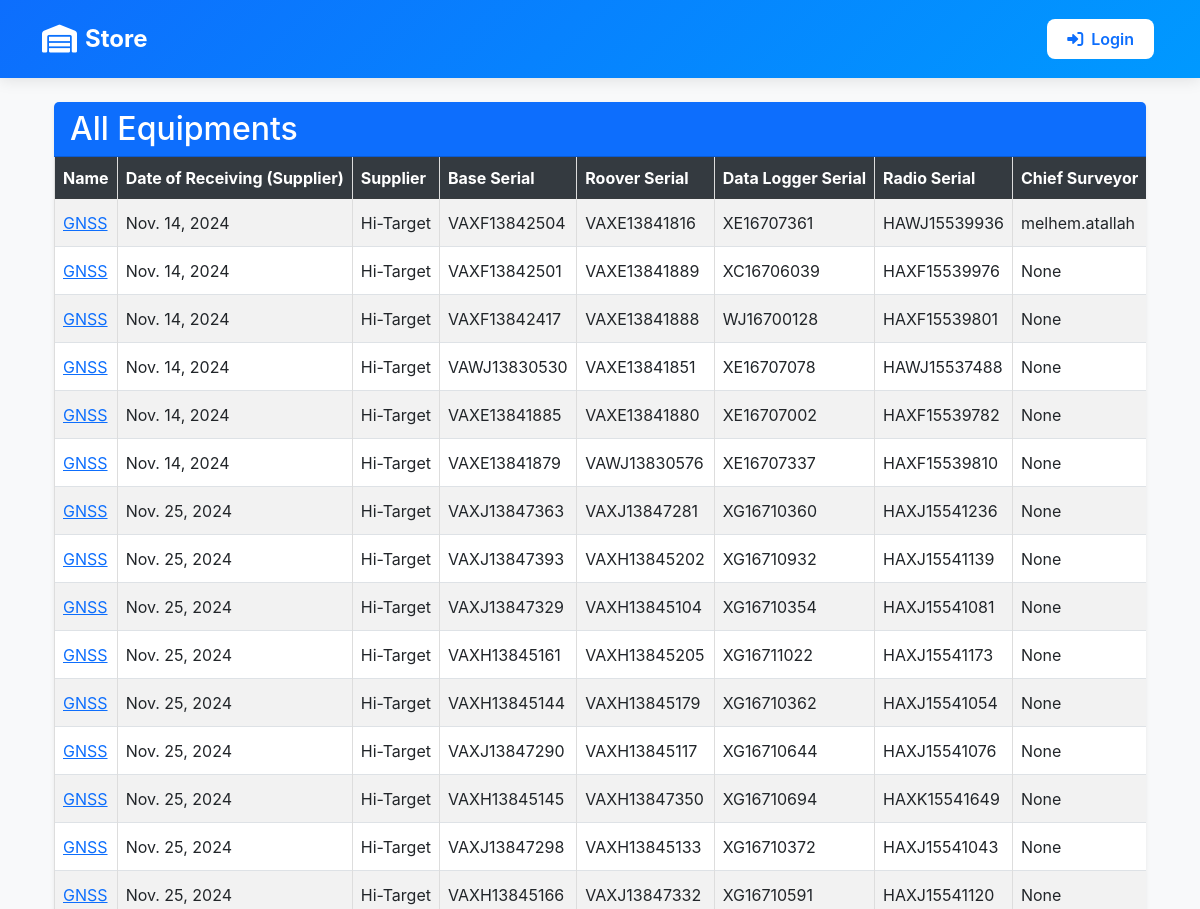
The page /store_all/ (upper part) on the database as committed earlier.
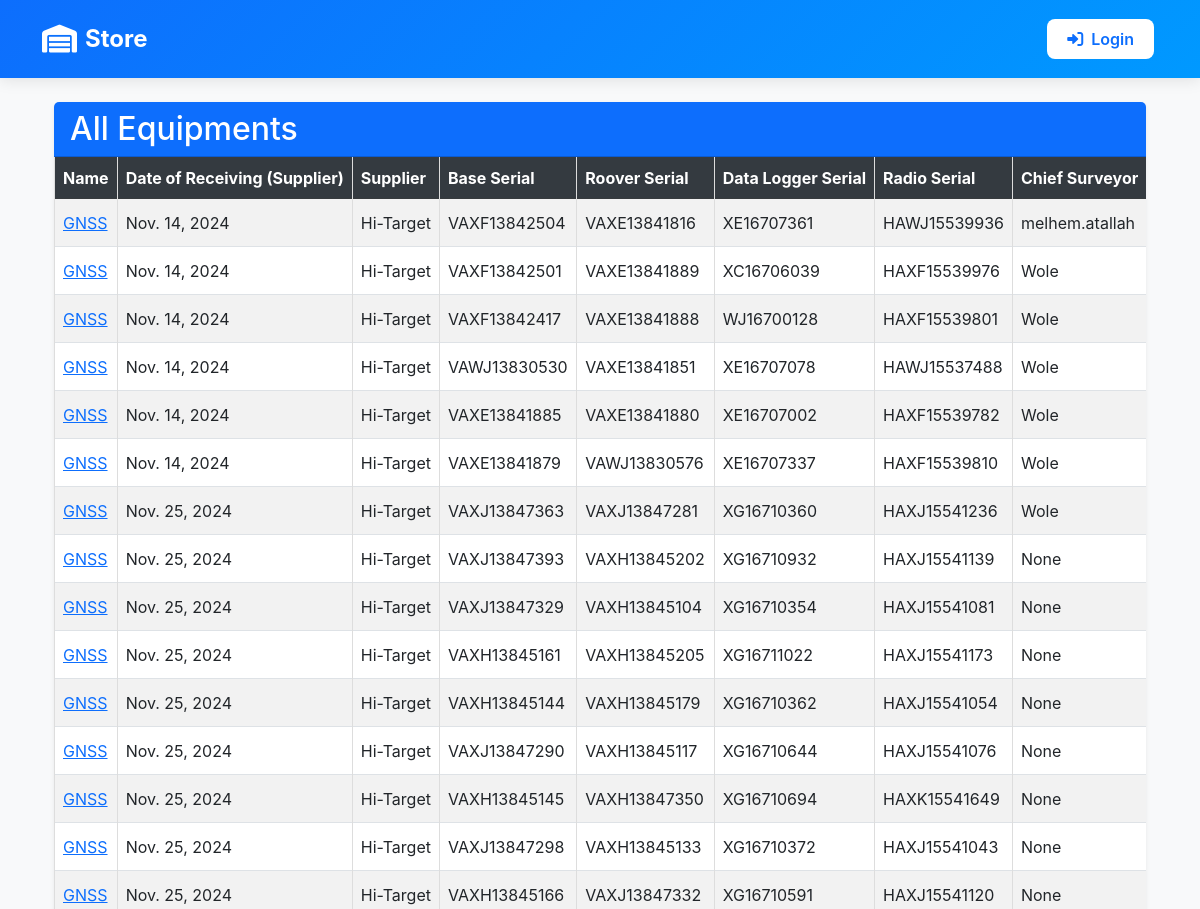
The same page on the database as committed later.
### inventory/models.py (models this page shows, shortened)
class EquipmentsInSurvey(models.Model):
    name = models.CharField(max_length=100)
    date_of_receiving_from_supplier = models.DateField()
    supplier = models.CharField(max_length=20)
    base_serial = models.CharField(max_length=100)
    roover_serial = models.CharField(max_length=100)
    condition = models.CharField(max_length=10, choices=[("Good", "Good"), ("Bad", "Bad")], default="Good")
    data_logger_serial = models.CharField(max_length=100)
    radio_serial = models.CharField(max_length=100)
    chief_surveyor = models.ForeignKey(User, on_delete=models.CASCADE, null=True, blank=True)
    surveyor_responsible = models.CharField(max_length=100, null=True)
    project = models.CharField(max_length=20, blank=True)
    section = models.CharField(max_length=100, null=True, blank=True)
    date_receiving_from_department = models.DateField()
    status = models.CharField(choices=[('In Store', 'In Store'), ('In Field', 'In Field'), ('With Chief Surveyor', 'With Chief Surveyor'), ('Returning', 'Returning'), ('Delivering', 'Delivering')], max_length=100, default='In Store')
    delivery_status = models.CharField(max_length=10, choices=[('Delivered', 'Delivered'), ('Delivering', 'Delivering'), ('Cancelled', 'Cancelled')], null=True, blank=True)

### inventory/views.py (the view)
# urls.py: path('store_all/', store_all, name='store_all'),
def store_all(request):
    data = EquipmentsInSurvey.objects.all()
    return render(request, 'inventory/store_all.html', {'data': data})

### inventory/context_processors.py (called while the page is built)
def is_admin(request):
    return {'is_admin': request.user.is_authenticated and request.user.is_superuser}

### inventory/templates/inventory/store_all.html (shortened to what this page needs)
{% extends 'base/base_dashboard.html' %}
{% block content %}
<div class="container-fluid mt-4">
    <div class="card shadow-sm border-0">
        <div class="card-header bg-primary text-white">
            <h2 class="mb-0">All Equipments</h2>
        </div>
        <div class="card-body p-0">
            <div class="table-responsive" style="overflow-x: auto; -webkit-overflow-scrolling: touch;">
                <table class="table table-striped table-hover table-bordered align-middle mb-0">
                    <thead class="table-dark">
                        <tr>
                            <th>Name</th>
                            <th>Date of Receiving (Supplier)</th>
                            <th>Supplier</th>
                            <th>Base Serial</th>
                            <th>Roover Serial</th>
                            <th>Data Logger Serial</th>
                            <th>Radio Serial</th>
                            <th>Chief Surveyor</th>
                        </tr>
                    </thead>
                    <tbody>
                        {% for info in data %}
                        <tr>
                            <td><a href="{% url 'equipment_detail' info.id %}">{{ info.name }}</a></td>
                            <td>{{ info.date_of_receiving_from_supplier }}</td>
                            <td>{{ info.supplier }}</td>
                            <td>{{ info.base_serial }}</td>
                            <td>{{ info.roover_serial }}</td>
                            <td>{{ info.data_logger_serial }}</td>
                            <td>{{ info.radio_serial }}</td>
                            <td>{{ info.chief_surveyor }}</td>
                        </tr>
                        {% endfor %}
                    </tbody>
                </table>
            </div>
        </div>
    </div>
</div>
{% endblock %}

### templates/base/base_dashboard.html (shortened to what this page needs)
<!DOCTYPE html>
<html lang="en">
<head>
    {% load static %}
    <link href="https://cdn.jsdelivr.net/npm/bootstrap@5.3.0-alpha1/dist/css/bootstrap.min.css" rel="stylesheet">
    <link href="https://cdnjs.cloudflare.com/ajax/libs/font-awesome/6.0.0/css/all.min.css" rel="stylesheet">
</head>
<body>
<nav class="navbar navbar-expand-lg navbar-dark sticky-top">
    <div class="container">
        <a class="navbar-brand" href="{% if is_admin %}{% url 'store' %}{% else %}#{% endif %}">
            <i class="fas fa-warehouse"></i>
            {% if is_admin %}Head Office{% else %}Store{% endif %}
        </a>
        <div class="collapse navbar-collapse" id="navbarNav">
            <ul class="navbar-nav ms-auto align-items-center">
                {% if user.is_authenticated or is_admin %}
                    <li class="nav-item">
                        <div class="user-welcome">
                            <i class="fas fa-user-circle"></i>
                            <span>Hello, {{ user.username }}</span>
                        </div>
                    </li>
                    {% if is_admin %}
                        <li class="nav-item">
                            <a class="nav-link {% if request.resolver_match.url_name == 'store' %}active{% endif %}"
                               href="{% url 'store' %}">
                                <i class="fas fa-store me-2"></i>Store
                            </a>
                        </li>
                        <li class="nav-item">
                            <a class="nav-link {% if request.resolver_match.url_name == 'store_all' %}active{% endif %}"
                               href="{% url 'store_all' %}">
                                <i class="fas fa-boxes me-2"></i>All Equipment
                            </a>
                        </li>
                        <li class="nav-item">
                            <a class="nav-link {% if request.resolver_match.url_name == 'store_field' %}active{% endif %}"
                               href="{% url 'store_field' %}">
                                <i class="fas fa-map-marked-alt me-2"></i>In Field
                            </a>
                        </li>
                        <li class="nav-item">
                            <a class="nav-link {% if request.resolver_match.url_name == 'store_returning' %}active{% endif %}"
                               href="{% url 'store_returning' %}">
                                <i class="fas fa-undo me-2"></i>Returning
                            </a>
                        </li>
                        <li class="nav-item">
                            <a class="nav-link {% if request.resolver_match.url_name == 'delivery' %}active{% endif %}"
                               href="{% url 'delivery' %}">
                                <i class="fas fa-truck me-2"></i>Delivery
                            </a>
                        </li>
                    {% else %}
                        <li class="nav-item">
                            <a class="nav-link {% if request.resolver_match.url_name == 'request_equipment' %}active{% endif %}"
                               href="{% url 'request_equipment' %}">
                                <i class="fas fa-shopping-cart me-2"></i>My Store
                            </a>
                        </li>
                        <li class="nav-item">
                            <a class="nav-link {% if request.resolver_match.url_name == 'profile' %}active{% endif %}"
                               href="{% url 'profile' %}">
                                <i class="fas fa-clipboard-list me-2"></i>In Field
                            </a>
                        </li>
                        <li class="nav-item">
                            <a class="nav-link {% if request.resolver_match.url_name == 'store_returning' %}active{% endif %}"
                               href="{% url 'store_returning' %}">
                                <i class="fas fa-undo me-2"></i>Returning
                            </a>
                        </li>
                        <li class="nav-item">
                            <a class="nav-link {% if request.resolver_match.url_name == 'delivery' %}active{% endif %}"
                               href="{% url 'delivery' %}">
                                <i class="fas fa-truck me-2"></i>Delivery
                            </a>
                        </li>
                    {% endif %}
                    <li class="nav-item">
                        <form method="POST" action="{% url 'logout' %}" class="d-inline">
                            {% csrf_token %}
                            <button type="submit" class="btn logout-btn">
                                <i class="fas fa-sign-out-alt me-2"></i>Logout
                            </button>
                        </form>
                    </li>
                {% else %}
                    <li class="nav-item">
                        <a class="nav-link nav-btn" href="{% url 'login' %}">
                            <i class="fas fa-sign-in-alt me-2"></i>Login
                        </a>
                    </li>
                {% endif %}
            </ul>
        </div>
    </div>
</nav>
<div class="container">
    {% block content %}
    {% endblock %}
</div>
</body>
</html>

### templates/base/base_dashboard.html (style rules this page uses)
.navbar { padding: 1rem 0; background: linear-gradient(135deg, #0d6efd 0%, #0099ff 100%) !important; box-shadow: 0 2px 15px rgba(0, 0, 0, 0.1); }
.navbar-brand { font-size: 1.5rem; font-weight: 700; color: white !important; display: flex; align-items: center; gap: 0.5rem; }
.navbar-brand i { font-size: 1.75rem; }
.nav-item { margin: 0 0.25rem; }
.nav-link { color: rgba(255, 255, 255, 0.9) !important; font-weight: 500; padding: 0.5rem 1rem !important; border-radius: 0.5rem; transition: all 0.3s ease; }
.nav-btn { color: #0d6efd !important; background: white; border-radius: 0.5rem; padding: 0.5rem 1.25rem !important; font-weight: 600; transition: all 0.3s ease; }
body { font-family: 'Inter', Arial, sans-serif; margin: 0; padding: 0; background-color: #f8f9fa; }
table { width: 100%; border-collapse: collapse; }
th, td { border: 1px solid #ddd; padding: 8px; text-align: left; }
th { background-color: #f2f2f2; }
tr:nth-child(even) { background-color: #f9f9f9; }

### inventory/templates/inventory/store_all.html (style rules this page uses)
.table-responsive { max-height: calc(100vh - 200px); overflow-y: auto; }
.table th { position: sticky; top: 0; background: #343a40; z-index: 1; }
.table td { white-space: nowrap; }
.table th { white-space: nowrap; }

Rows that differ between the two databases and show on the page:
changed EquipmentsInSurvey "VAXF13842501": chief_surveyor "None" → "Wole"
changed EquipmentsInSurvey "VAXF13842417": chief_surveyor "None" → "Wole"
changed EquipmentsInSurvey "VAWJ13830530": chief_surveyor "None" → "Wole"
changed EquipmentsInSurvey "VAXE13841885": chief_surveyor "None" → "Wole"
changed EquipmentsInSurvey "VAXE13841879": chief_surveyor "None" → "Wole"
changed EquipmentsInSurvey "VAXJ13847363": chief_surveyor "None" → "Wole"
